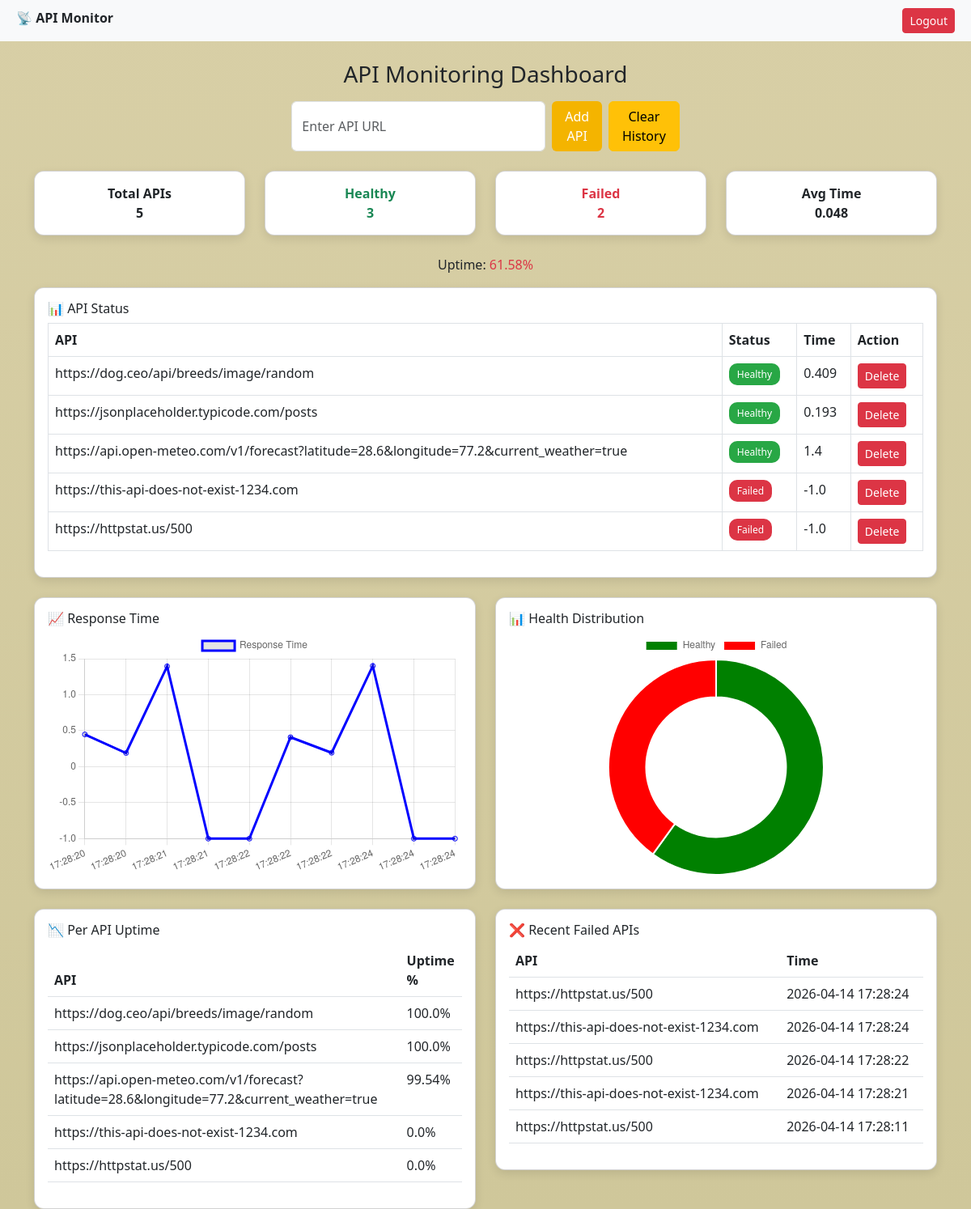
The app's page /dashboard (signed in) with its own data.
### tables this page shows
CREATE TABLE apis (
    id INTEGER PRIMARY KEY AUTOINCREMENT,
    url TEXT UNIQUE
);

CREATE TABLE logs(
    id INTEGER PRIMARY KEY AUTOINCREMENT,
    api_url TEXT,
    status_code INTEGER,
    response_time REAL,
    timestamp DATETIME DEFAULT CURRENT_TIMESTAMP
, error_type TEXT);

### app.py (the view)
    def wrapper(*args, **kwargs):
        if "user_id" not in session:
            return redirect("/login")
        return func(*args, **kwargs)

### app.py (called while the page is built)
def get_db():
    conn = sqlite3.connect(DB, timeout=10, check_same_thread=False)
    conn.row_factory = sqlite3.Row
    return conn

def login_required(func):
    def wrapper(*args, **kwargs):
        if "user_id" not in session:
            return redirect("/login")
        return func(*args, **kwargs)
    wrapper.__name__ = func.__name__
    return wrapper

### templates/dashboard.html (shortened to what this page needs)
<!DOCTYPE html>
<html lang="en">
<head>
    <link href="https://cdn.jsdelivr.net/npm/bootstrap@5.3.0/dist/css/bootstrap.min.css" rel="stylesheet">
</head>
<body>
    <div class="top-bar d-flex justify-content-between">
        <div>📡 API Monitor</div>
        <a href="/logout" class="btn btn-danger btn-sm">Logout</a>
    </div>
    <div class="container mt-4">
        <h3 class="text-center mb-3">API Monitoring Dashboard</h3>
        <div class="text-center mb-4">
            <form method="POST" action="/add_api" class="d-inline-flex gap-2">
                <input type="text" name="url" class="form-control" placeholder="Enter API URL" required>
                <button class="btn btn-custom">Add API</button>
                <a href="/clear_history" class="btn btn-warning">Clear History</a>
            </form>
        </div>
        <div class="row mb-4">
            <div class="col-md-3">
                <div class="card stat-card">Total APIs <br> {{ total }}</div>
            </div>
            <div class="col-md-3">
                <div class="card stat-card text-success">Healthy <br> {{ healthy }}</div>
            </div>
            <div class="col-md-3">
                <div class="card stat-card text-danger">Failed <br> {{ failed }}</div>
            </div>
            <div class="col-md-3">
                <div class="card stat-card">Avg Time <br> {{ avg_time }}</div>
            </div>
        </div>
        <p class="text-center">Uptime: <span class="text-danger">{{ uptime }}%</span></p>
        <div class="card p-3 mb-4">
            <h6>📊 API Status</h6>
            <table class="table table-bordered">
                <thead>
                    <tr>
                        <th>API</th>
                        <th>Status</th>
                        <th>Time</th>
                        <th>Action</th>
                    </tr>
                </thead>
                <tbody>
                    {% for api in apis %}
                    <tr>
                        <td>{{ api.url }}</td>
                        <td>
                            {% if api.status == 'Healthy' %}
                            <span class="status-badge healthy">Healthy</span>
                            {% else %}
                            <span class="status-badge failed">Failed</span>
                            {% endif %}
                        </td>
                        <td>{{ api.response_time }}</td>
                        <td>
                            <a href="/delete/{{ api.id }}" class="btn btn-danger btn-sm">Delete</a>
                        </td>
                    </tr>
                    {% endfor %}
                </tbody>
            </table>
        </div>
    <div class="row mb-4">
        <div class="col-md-6">
            <div class="card p-3">
                <h6>📈 Response Time</h6>
                <div class="chart-container">
                    <canvas id="lineChart"></canvas>
                </div>
            </div>
        </div>
        <div class="col-md-6">
            <div class="card p-3">
                <h6>📊 Health Distribution</h6>
                <div class="chart-container">
                    <canvas id="pieChart"></canvas>
                </div>
            </div>
        </div>
    </div>
        <div class="row">
            <div class="col-md-6">
                <div class="card p-3">
                    <h6>📉 Per API Uptime</h6>
                    <table class="table">
                        <thead>
                            <tr>
                                <th>API</th>
                                <th>Uptime %</th>
                            </tr>
                        </thead>
                        <tbody>
                            {% for api in apis %}
                            <tr>
                                <td>{{ api.url }}</td>
                                <td>{{ api.uptime }}%</td>
                            </tr>
                            {% endfor %}
                        </tbody>
                    </table>
                </div>
            </div>
            <div class="col-md-6">
                <div class="card p-3">
                    <h6>❌ Recent Failed APIs</h6>
                    <table class="table">
                        <thead>
                            <tr>
                                <th>API</th>
                                <th>Time</th>
                            </tr>
                        </thead>
                        <tbody>
                            {% for fail in failed_logs %}
                            <tr>
                                <td>{{ fail.url }}</td>
                                <td>{{ fail.time }}</td>
                            </tr>
                            {% endfor %}
                        </tbody>
                    </table>
                </div>
            </div>
        </div>
    </div>
    <script>
     const lineCtx = document.getElementById('lineChart');
        new Chart(lineCtx, {
            type: 'line',
            data: {
                labels: {{ chart_labels | tojson }},
            datasets: [{
                label: 'Response Time',
                data: {{ chart_data | tojson }},
            borderColor: 'blue',
            fill: false
        }]
    },
            options: {
            responsive: true,
            maintainAspectRatio: false
        }
});
    const pieCtx = document.getElementById('pieChart');
new Chart(pieCtx, {
    type: 'doughnut',
    data: {
        labels: ['Healthy', 'Failed'],
        datasets: [{
            data: [{{ healthy }}, {{ failed }}],
            backgroundColor: ['green', 'red']
        }]
    },
    options: {
        responsive: true,
        maintainAspectRatio: false,
        cutout: '65%'
    }
});
    </script>
</body>
</html>

### templates/dashboard.html (style rules this page uses)
body { background: linear-gradient(to bottom, #d8cfa6, #cfc79a); font-family: 'Segoe UI', sans-serif; }
.card { border-radius: 12px; box-shadow: 0 4px 12px rgba(0, 0, 0, 0.1); }
.stat-card { text-align: center; padding: 15px; font-weight: bold; }
.btn-custom { background: #f4b400; border: none; color: white; }
.status-badge { padding: 5px 10px; border-radius: 10px; font-size: 12px; }
.healthy { background: #28a745; color: white; }
.failed { background: #dc3545; color: white; }
.top-bar { background: #f8f9fa; padding: 10px 20px; font-weight: bold; }
.chart-container { position: relative; height: 300px; width: 100%; }
.row { align-items: stretch; }

### records on screen
apis: url "https://dog.ceo/api/breeds/image/random", shows "Healthy", response_time "0.409", uptime "100.0"
apis: url "https://jsonplaceholder.typicode.com/posts", shows "Healthy", response_time "0.193", uptime "100.0"
apis: url "https://api.open-meteo.com/v1/forecast?latitude=28.6&longitude=77.2&current_weather=true", shows "Healthy", response_time "1.4", uptime "99.54"
apis: url "https://this-api-does-not-exist-1234.com", shows "Failed", response_time "-1.0", uptime "0.0"
apis: url "https://httpstat.us/500", shows "Failed", response_time "-1.0", uptime "0.0"
logs: url "https://httpstat.us/500", time "2026-04-14 17:28:24"
logs: url "https://this-api-does-not-exist-1234.com", time "2026-04-14 17:28:24"
logs: url "https://httpstat.us/500", time "2026-04-14 17:28:22"
logs: url "https://this-api-does-not-exist-1234.com", time "2026-04-14 17:28:21"
logs: url "https://httpstat.us/500", time "2026-04-14 17:28:11"

### other values on screen
{{ total }} "5"
{{ healthy }} "3"
{{ failed }} "2"
{{ avg_time }} "0.048"
{{ uptime }} "61.58"
chart data {{ chart_labels | tojson }} ["17:28:20", "17:28:20", "17:28:21", "17:28:21", "17:28:22", "17:28:22", "17:28:22", "17:28:24", "17:28:24", "17:28:24"]
chart data {{ chart_data | tojson }} [0.448, 0.19, 1.394, -1.0, -1.0, 0.409, 0.193, 1.4, -1.0, -1.0]
chart data {{ healthy }} 3
chart data {{ failed }} 2
